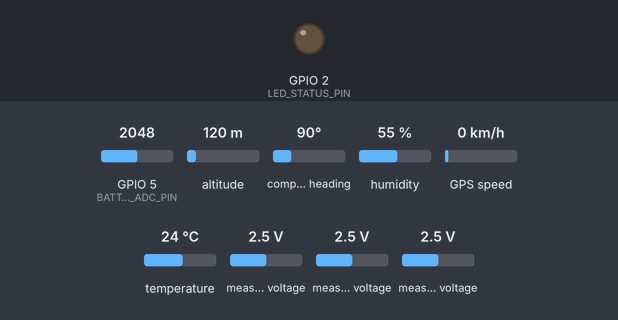
Simulated run of this sketch. Board: ESP32-S3. Shown: output pins drawn as LEDs (lit = HIGH). Inputs (shaded band) come from the test bench; at power-on: altitude 120 m, GPIO 5 (BATTERY_ADC_PIN) = 2048, compass heading 90°, humidity 55 %, GPS speed 0 km/h, temperature 24 °C, measured voltage 2.5 V (analog values on the 0–4095 scale). WiFi joins after 1.5 s; servers stay silent unless stated; the local clock reads 2024-03-15 10:24:30 at power-on unless the sketch sets it; EEPROM starts erased; the GPS gets a fix after 3 s at 37.7749, -122.4194 with 8 satellites; no MQTT or app messages arrive unless stated; what the sketch prints to the serial monitor is not drawn.

Above: at 3.3 s.
3.4 s: altitude set to 20 m
At 6.25 s:
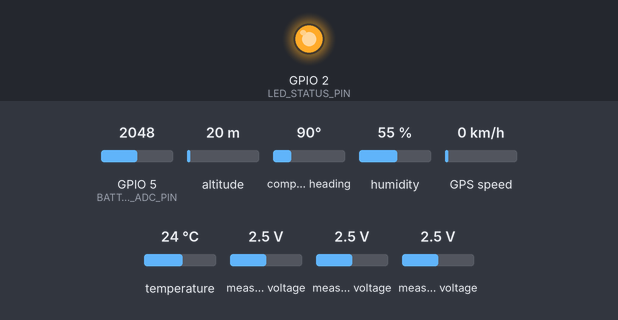
7.6 s: altitude set to 250 m
Timing chart, 0 to 22.9 s (numbered marks = the images above; inputs shaded):
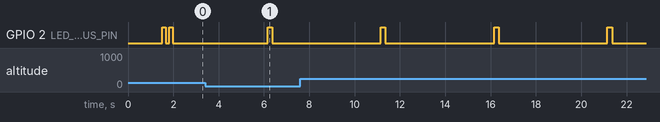

The sketch:

agrisense_fix_v3.ino
```cpp
/*
  ============================================================
  AgriSense V1.0 - MQTT Firmware (ESP32-S3/FreeRTOS Optimized)
  ============================================================
*/

#include <WiFi.h>
#include <WiFiManager.h>
#include <ArduinoJson.h>
#include <Wire.h>
#include <Preferences.h>
#include <PubSubClient.h>
#include <Adafruit_ADS1X15.h>
#include <TinyGPS++.h>
#include <HardwareSerial.h>
#include <freertos/FreeRTOS.h>
#include <freertos/semphr.h>
#include <DHT.h>
#include <time.h>
#include <Arduino.h>

// ============================================================
// 1. FIRMWARE PROPERTIES
// ============================================================
#define FW_NAME "AgriSense V1.0 MQTT"
#define FW_VERSION "1.2.0"
#define FW_AUTHOR "Embedded Team"
#define FW_BOARD "ESP32 Dev Module"
#define FW_DESCRIPTION "Carbon Capture + Smart Agriculture Monitoring Node"
#define DEVICE_ID "AGRISENSE-CC-001"

// ============================================================
// 2. USER CONFIGURATION (MQTT & NTP)
// ============================================================
#define MQTT_BROKER "broker.emqx.io"
#define MQTT_PORT 1883
#define MQTT_TOPIC "agrisense/iot/readings"

const char* NTP_SERVER_1 = "pool.ntp.org";
const char* NTP_SERVER_2 = "time.nist.gov";
const long GMT_OFFSET_SEC = 7 * 3600; // WIB (UTC +7)
const int DAYLIGHT_OFFSET_SEC = 0;
bool rtcSynced = false;

// ============================================================
// TIMER & KONFIGURASI
// ============================================================
const unsigned long SEND_INTERVAL_MS = 5000UL; // Kirim data tiap 5 detik
#define SERIAL_BAUDRATE 115200
#define DEBUG_ENABLED true

#define BATAS_ATAS_AKI 12.8f
#define BATAS_BAWAH_AKI 11.0f

// ============================================================
// 3. PIN MAPPING
// ============================================================
#define I2C_SDA_PIN 8
#define I2C_SCL_PIN 9
#define ADS_ADDRESS 0x48

#define MIN_VALID_ADC 260
#define MAX_VALID_ADC 26600

#define MQ4ADCPin 2
#define MQ135ADCPin 1
#define MEMSNO2ADCPin 0

#define BATTERY_ADC_PIN 5
#define LED_STATUS_PIN 2

// ============================================================
// 4. SENSOR / COMMUNICATION CONSTANTS
// ============================================================
#define BATTERY_DIVIDER_RATIO 5.166f
#define BATTERY_CALIBRATION_FACTOR 0.9899f
#define OVERSAMPLING_COUNT 16

// GPS
static const int RXPin = 1;
static const int TXPin = 15;
static const uint32_t GPSBaud = 9600;
static const uint32_t anoBaud = 4800;
float currentLat = 0.0, currentLon = 0.0, currentAlt = 0.0;
SemaphoreHandle_t gpsMutex = NULL;

// DHT 22
#define DHTPIN 4
#define DHTTYPE DHT22

// ANEMOMETER (RS485 MODBUS)
#define ANEMO_TX_PIN 17
#define ANEMO_RX_PIN 18
const byte anemoRequestFrame[] = { 0x01, 0x03, 0x00, 0x00, 0x00, 0x01, 0x84, 0x0A };

SemaphoreHandle_t anemoMutex = NULL;
float currentWindSpeed = NAN;

// SENSOR GAS (MQ135 CO2 PARAMETERS HASIL KALIBRASI)
const float RL_co2 = 10.0;       // kOhm
const float R0_co2 = 127.831;    // kOhm
const float A_co2  = 110.7432567;
const float B_co2  = -2.856935538;

const float RL_ch4 = 10.0;
const float R0_ch4 = 8.492;
const float CURVE_A_ch4 = 1012.2;
const float CURVE_B_ch4 = -2.786;

const float VCC_SENSOR = 5.0;
const float RL_no2 = 4.7;
const float R0_no2 = 3.172;
const float CURVE_A_no2 = 0.55;
const float CURVE_B_no2 = -0.82;

// ============================================================
// 5. GLOBAL OBJECTS
// ============================================================
Preferences preferences;
DHT dht(DHTPIN, DHTTYPE);
HardwareSerial RS485(1);
HardwareSerial gpsSerial(2);
TinyGPSPlus gps;
Adafruit_ADS1115 ads;

WiFiClient espClient;
PubSubClient mqttClient(espClient);

// ============================================================
// 6. GLOBAL STATE VARIABLES
// ============================================================
unsigned long lastSendMillis = 0;
unsigned long bootCount = 0;
bool wifiReady = false;

// ============================================================
// 7. DATA STRUCTURE
// ============================================================
struct SensorData {
  String message_id;
  String device_id;
  String timestamp;
  float latitude;
  float longitude;
  float altitude_m;
  float co2_ppm;
  float ch4_ppm;
  float no2_ppb;
  float air_temperature_c;
  float air_humidity_percent;
  float wind_speed_kmh;
  float battery_voltage;
  int battery_percent;
  String network_type;
  int rssi_dbm;
  String node_status;
  String sensor_status;
  String firmware_version;
};

// Forward declaration
void connectWiFi();
void connectMQTT();
void syncNTPTime();
float readAnemometerRaw();
SensorData readAllSensors();
String buildJsonPayload(const SensorData &d);
void saveLastPayload(const String &payload);

// ============================================================
// UTILITIES & DEBUG
// ============================================================
void dbg(const String &msg) { if (DEBUG_ENABLED) Serial.println("[DEBUG] " + msg); }
void info(const String &msg) { Serial.println("[INFO] " + msg); }
void warn(const String &msg) { Serial.println("[WARN] " + msg); }
void err(const String &msg) { Serial.println("[ERROR] " + msg); }

String getFormattedTimestamp() {
  struct tm timeinfo;
  if (rtcSynced && getLocalTime(&timeinfo, 10)) {
    char buf[32];
    strftime(buf, sizeof(buf), "%Y-%m-%dT%H:%M:%S+07:00", &timeinfo);
    return String(buf);
  }
  unsigned long sec = millis() / 1000UL;
  char buf[32];
  snprintf(buf, sizeof(buf), "1970-01-01T00:%02lu:%02luZ", (sec / 60UL) % 60UL, sec % 60UL);
  return String(buf);
}

String makeMessageId() {
  unsigned long n = millis();
  char buf[40];
  snprintf(buf, sizeof(buf), "MSG-%s-%010lu", DEVICE_ID, n);
  return String(buf);
}

int batteryPercentFromVoltage(float v) {
  if (v <= BATAS_BAWAH_AKI) return 0;
  if (v >= BATAS_ATAS_AKI) return 100;
  return (int)(((v - BATAS_BAWAH_AKI) / (BATAS_ATAS_AKI - BATAS_BAWAH_AKI)) * 100.0f);
}

void blinkStatus(int times, int onMs = 100, int offMs = 100) {
  for (int i = 0; i < times; i++) {
    digitalWrite(LED_STATUS_PIN, HIGH);
    vTaskDelay(pdMS_TO_TICKS(onMs));
    digitalWrite(LED_STATUS_PIN, LOW);
    vTaskDelay(pdMS_TO_TICKS(offMs));
  }
}

// ============================================================
// RTC & NTP SYNCHRONIZATION
// ============================================================
void syncNTPTime() {
  if (WiFi.status() == WL_CONNECTED) {
    info("Mengonfigurasi NTP untuk Sinkronisasi RTC...");
    configTime(GMT_OFFSET_SEC, DAYLIGHT_OFFSET_SEC, NTP_SERVER_1, NTP_SERVER_2);

    struct tm timeinfo;
    int retry = 0;
    while (!getLocalTime(&timeinfo) && retry < 15) {
      vTaskDelay(pdMS_TO_TICKS(500));
      retry++;
    }

    if (retry < 15) {
      rtcSynced = true;
      char timeStr[64];
      strftime(timeStr, sizeof(timeStr), "%A, %B %d %Y %H:%M:%S", &timeinfo);
      info("RTC Berhasil Disinkronkan dengan NTP! Waktu Sekarang: " + String(timeStr));
    } else {
      warn("Gagal mendapatkan waktu dari NTP Server.");
    }
  }
}

float readAnemometerRaw() {
  while (RS485.available()) RS485.read(); // Flush sisa data lama

  RS485.write(anemoRequestFrame, sizeof(anemoRequestFrame));
  RS485.flush();

  unsigned long startWait = millis();
  while (RS485.available() < 7 && (millis() - startWait < 300)) {
    vTaskDelay(pdMS_TO_TICKS(10));
  }

  if (RS485.available() >= 7) {
    byte response[7];
    RS485.readBytes(response, 7);

    uint16_t rawSpeed = (response[3] << 8) | response[4];
    return rawSpeed / 10.0f; // Mengembalikan m/s
  }

  return NAN;
}

// ============================================================
// FREERTOS TASKS
// ============================================================
void vTaskGPS(void *pvParameters) {
  for (;;) {
    while (gpsSerial.available() > 0) {
      if (gps.encode(gpsSerial.read())) {
        if (xSemaphoreTake(gpsMutex, pdMS_TO_TICKS(50)) == pdTRUE) {
          if (gps.location.isValid()) {
            currentLat = gps.location.lat();
            currentLon = gps.location.lng();
          }
          if (gps.altitude.isValid()) {
            currentAlt = gps.altitude.meters();
          }
          xSemaphoreGive(gpsMutex);
        }
      }
    }
    vTaskDelay(pdMS_TO_TICKS(10));
  }
}

void vTaskAnemometer(void *pvParameters) {
  for (;;) {
    float tempWindSpeedMS = readAnemometerRaw();

    if (xSemaphoreTake(anemoMutex, pdMS_TO_TICKS(50)) == pdTRUE) {
      currentWindSpeed = isnan(tempWindSpeedMS) ? NAN : (tempWindSpeedMS * 3.6f);
      xSemaphoreGive(anemoMutex);
    }

    vTaskDelay(pdMS_TO_TICKS(1000));
  }
}

// ============================================================
// CONNECTIVITY
// ============================================================
void connectWiFi() {
  info("Starting WiFiManager...");
  WiFiManager wm;
  wm.setConfigPortalTimeout(180);
  bool result = wm.autoConnect("AgriSense-Setup");

  if (!result) {
    err("Failed to connect WiFi.");
    wifiReady = false;
    return;
  }
  wifiReady = true;
  info("WiFi connected. IP: " + WiFi.localIP().toString());
  syncNTPTime();
}

void connectMQTT() {
  while (!mqttClient.connected()) {
    info("Attempting MQTT connection to " + String(MQTT_BROKER) + ":" + String(MQTT_PORT) + "...");
    if (mqttClient.connect(DEVICE_ID)) {
      info("MQTT connected.");
    } else {
      err("MQTT connect failed, rc=" + String(mqttClient.state()));
      info("Retrying in 5 seconds...");
      vTaskDelay(pdMS_TO_TICKS(5000));
    }
  }
}

// ============================================================
// STORAGE & SENSOR INIT
// ============================================================
void saveLastPayload(const String &payload) {
  preferences.putString("last_payload", payload);
  preferences.putULong("last_sent_ms", millis());
}

void initI2CSensors() {
  Wire.begin(I2C_SDA_PIN, I2C_SCL_PIN);
  Wire.setClock(100000);
  ads.setGain(GAIN_TWOTHIRDS);
  if (!ads.begin(ADS_ADDRESS, &Wire)) err("ADS1115 Init failed.");
}

void initBatteryADC() {
  analogReadResolution(12);
  analogSetPinAttenuation(BATTERY_ADC_PIN, ADC_11db);
}

// ============================================================
// SENSOR READINGS (OPTIMIZED & NON-BLOCKING)
// ============================================================
float readCO2ppm() {
  float adcSum = 0;
  const int SAMPLES = 50;

  for (int i = 0; i < SAMPLES; i++) {
    adcSum += ads.readADC_SingleEnded(MQ135ADCPin);
    vTaskDelay(pdMS_TO_TICKS(10));
  }

  float adcAvg = adcSum / (float)SAMPLES;

  if (adcAvg <= 0) return NAN;

  // Hitung Rs berdasarkan formula khusus skrip MQ135
  float Rs = ((65536.0f * RL_co2) / adcAvg) - RL_co2;

  // Hitung Rasio
  float ratio = Rs / R0_co2;

  // Hitung CO2 dalam ppm
  float ppm = A_co2 * pow(ratio, B_co2);

  return ppm;
}

float readCH4ppm() {
  float totalVolts = 0;
  const int SAMPLES = 10;

  for (int i = 0; i < SAMPLES; i++) {
    int16_t rawAdc = ads.readADC_SingleEnded(MQ4ADCPin);
    if (rawAdc < MIN_VALID_ADC || rawAdc > MAX_VALID_ADC) return NAN;
    totalVolts += ads.computeVolts(rawAdc);
  }

  float avgVoltage = totalVolts / SAMPLES;
  if (avgVoltage <= 0.05f) avgVoltage = 0.05f;

  float Rs = ((VCC_SENSOR * RL_ch4) / avgVoltage) - RL_ch4;
  float ratio = Rs / R0_ch4;
  return CURVE_A_ch4 * pow(ratio, CURVE_B_ch4);
}

float readNO2ppm() {
  float totalVolts = 0;
  const int SAMPLES = 10;

  for (int i = 0; i < SAMPLES; i++) {
    int16_t rawAdc = ads.readADC_SingleEnded(MEMSNO2ADCPin);
    if (rawAdc < MIN_VALID_ADC || rawAdc > MAX_VALID_ADC) return NAN;
    totalVolts += ads.computeVolts(rawAdc);
  }

  float avgVoltage = totalVolts / SAMPLES;
  if (avgVoltage <= 0.05f) avgVoltage = 0.05f;
  if (avgVoltage >= VCC_SENSOR) avgVoltage = VCC_SENSOR - 0.001f;

  float Rs = ((VCC_SENSOR * RL_no2) / avgVoltage) - RL_no2;
  float ratio = Rs / R0_no2;
  return CURVE_A_no2 * pow(ratio, CURVE_B_no2);
}

float readAirTemperatureC() {
  float suhu = dht.readTemperature();
  return isnan(suhu) ? NAN : suhu;
}

float readAirHumidityPercent() {
  float kelembapan = dht.readHumidity();
  return isnan(kelembapan) ? NAN : kelembapan;
}

float readBatteryVoltage() {
  uint32_t sumMilliVolts = 0;
  for (uint8_t i = 0; i < OVERSAMPLING_COUNT; i++) {
    sumMilliVolts += analogReadMilliVolts(BATTERY_ADC_PIN);
  }
  float avgMilliVolts = (float)sumMilliVolts / OVERSAMPLING_COUNT;
  return (avgMilliVolts / 1000.0f) * BATTERY_DIVIDER_RATIO * BATTERY_CALIBRATION_FACTOR;
}

String calculateSensorStatus(const SensorData &d) {
  return (isnan(d.co2_ppm) || isnan(d.ch4_ppm) || isnan(d.no2_ppb) ||
          isnan(d.wind_speed_kmh) || isnan(d.air_temperature_c) || isnan(d.air_humidity_percent))
          ? "degraded"
          : "normal";
}

SensorData readAllSensors() {
  SensorData data;
  data.message_id = makeMessageId();
  data.device_id = DEVICE_ID;
  data.timestamp = getFormattedTimestamp();

  if (xSemaphoreTake(gpsMutex, pdMS_TO_TICKS(50)) == pdTRUE) {
    data.latitude = currentLat;
    data.longitude = currentLon;
    data.altitude_m = currentAlt;
    xSemaphoreGive(gpsMutex);
  } else {
    data.latitude = 0.0;
    data.longitude = 0.0;
    data.altitude_m = 0.0;
  }

  data.co2_ppm = readCO2ppm();
  data.ch4_ppm = readCH4ppm();
  data.no2_ppb = readNO2ppm();

  if (xSemaphoreTake(anemoMutex, pdMS_TO_TICKS(50)) == pdTRUE) {
    data.wind_speed_kmh = currentWindSpeed;
    xSemaphoreGive(anemoMutex);
  } else {
    data.wind_speed_kmh = NAN;
  }

  data.air_temperature_c = readAirTemperatureC();
  data.air_humidity_percent = readAirHumidityPercent();
  data.battery_voltage = readBatteryVoltage();
  data.battery_percent = batteryPercentFromVoltage(data.battery_voltage);
  data.network_type = "WiFi";
  data.rssi_dbm = (WiFi.status() == WL_CONNECTED) ? WiFi.RSSI() : -999;
  data.node_status = (WiFi.status() == WL_CONNECTED && mqttClient.connected()) ? "online" : "offline";
  data.sensor_status = calculateSensorStatus(data);
  data.firmware_version = FW_VERSION;

  return data;
}

// ============================================================
// JSON PAYLOAD BUILDER
// ============================================================
String buildJsonPayload(const SensorData &d) {
  StaticJsonDocument<1024> doc;

  doc["message_id"] = d.message_id;
  doc["device_id"]  = d.device_id;
  doc["timestamp"]  = d.timestamp;

  JsonObject location = doc.createNestedObject("location");
  location["latitude"]   = d.latitude;
  location["longitude"]  = d.longitude;
  location["altitude_m"] = d.altitude_m;

  JsonObject carbon = doc.createNestedObject("carbon_data");
  carbon["co2_ppm"] = isnan(d.co2_ppm) ? 0.0f : d.co2_ppm;
  carbon["ch4_ppm"] = isnan(d.ch4_ppm) ? 0.0f : d.ch4_ppm;
  carbon["no2_ppb"] = isnan(d.no2_ppb) ? 0.0f : d.no2_ppb;

  JsonObject env = doc.createNestedObject("environment");
  env["wind_speed_kmh"]       = isnan(d.wind_speed_kmh) ? 0.0f : d.wind_speed_kmh;
  env["air_temperature_c"]    = isnan(d.air_temperature_c) ? 0.0f : d.air_temperature_c;
  env["air_humidity_percent"] = isnan(d.air_humidity_percent) ? 0.0f : d.air_humidity_percent;

  JsonObject power = doc.createNestedObject("power");
  power["battery_voltage"] = d.battery_voltage;
  power["battery_percent"] = d.battery_percent;

  JsonObject comm = doc.createNestedObject("communication");
  comm["network_type"] = d.network_type;
  comm["rssi_dbm"]      = d.rssi_dbm;

  JsonObject status = doc.createNestedObject("status");
  status["node_status"]      = d.node_status;
  status["sensor_status"]    = d.sensor_status;
  status["firmware_version"] = d.firmware_version;

  String out;
  serializeJson(doc, out);
  return out;
}

// ============================================================
// SETUP
// ============================================================
void setup() {
  Serial.begin(SERIAL_BAUDRATE);

  pinMode(LED_STATUS_PIN, OUTPUT);
  digitalWrite(LED_STATUS_PIN, LOW);

  // Buat Mutex FreeRTOS
  gpsMutex = xSemaphoreCreateMutex();
  anemoMutex = xSemaphoreCreateMutex();

  // Inisialisasi Serial Hardware
  gpsSerial.begin(GPSBaud, SERIAL_8N1, RXPin, TXPin);
  RS485.begin(anoBaud, SERIAL_8N1, ANEMO_RX_PIN, ANEMO_TX_PIN);

  // Jalankan Background Tasks
  xTaskCreatePinnedToCore(vTaskAnemometer, "Task_Anemo", 4096, NULL, 2, NULL, 0);
  xTaskCreatePinnedToCore(vTaskGPS, "Task_GPS", 2048, NULL, 1, NULL, 0);

  preferences.begin("agrisense", false);
  bootCount = preferences.getULong("boot_count", 0);
  preferences.putULong("boot_count", ++bootCount);

  info("Parameters MQ-135 CO2 yang terpasang (Fixed):");
  info("R0: " + String(R0_co2, 3) + " kOhm, A: " + String(A_co2, 4) + ", B: " + String(B_co2, 4));

  mqttClient.setServer(MQTT_BROKER, MQTT_PORT);
  mqttClient.setBufferSize(2048);

  dht.begin();
  initI2CSensors();
  initBatteryADC();

  connectWiFi(); // Hubungkan WiFi di awal

  blinkStatus(2, 150, 150);
}

// ============================================================
// MAIN LOOP
// ============================================================
void loop() {
  // 1. Jaga Koneksi WiFi & MQTT
  if (WiFi.status() != WL_CONNECTED) {
    connectWiFi();
  }

  if (WiFi.status() == WL_CONNECTED) {
    if (!mqttClient.connected()) {
      connectMQTT();
    }
    mqttClient.loop();
  }

  // 2. Transmisi Data Interval
  unsigned long now = millis();
  if (now - lastSendMillis >= SEND_INTERVAL_MS) {
    lastSendMillis = now;

    SensorData currentData = readAllSensors();
    String payload = buildJsonPayload(currentData);

    saveLastPayload(payload);

    Serial.println("\n[MQTT PUBLISH] Payload:");
    Serial.println(payload);

    if (mqttClient.connected()) {
      if (mqttClient.publish(MQTT_TOPIC, payload.c_str())) {
        info("Payload sent successfully.");
        blinkStatus(1, 200, 100);
      } else {
        err("Payload send failed.");
        blinkStatus(3, 80, 80);
      }
    }
  }

  vTaskDelay(pdMS_TO_TICKS(10));
}
```

Measured:
- by itself, GPIO 2 (LED_STATUS_PIN): alternates HIGH for 0.20 s and LOW for 4.8 s
